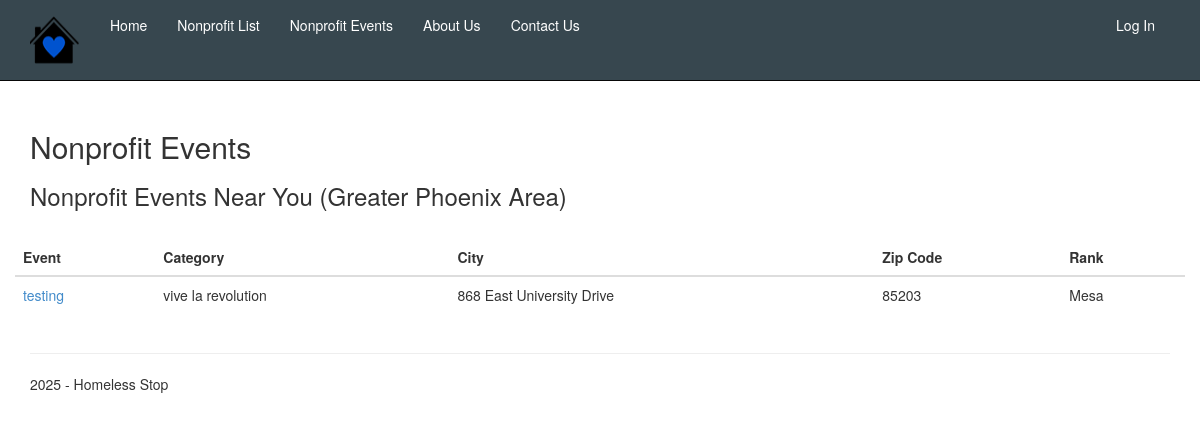
The page /eventslist/ on the database as committed earlier.
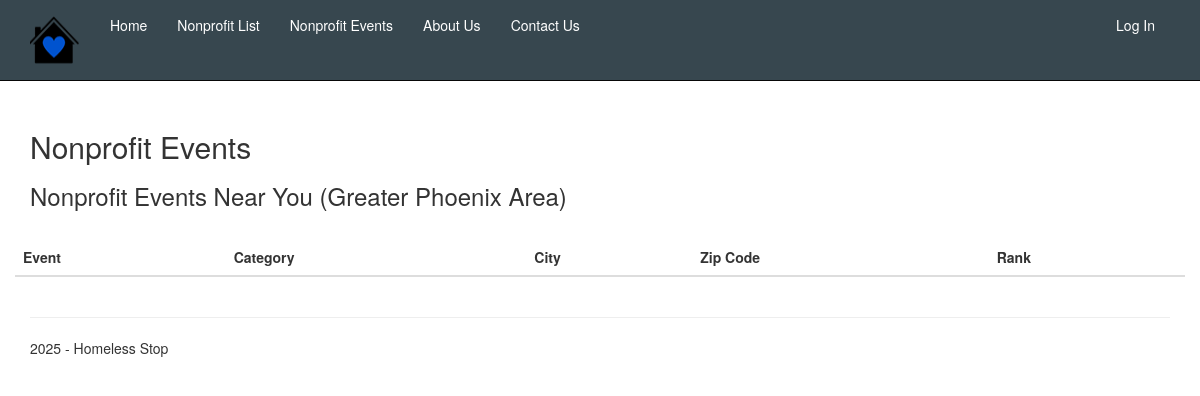
The same page on the database as committed later.
### app/models.py (models this page shows, shortened)
class Event(models.Model):
    name = models.CharField(max_length=100)
    nonprofit_name = models.CharField(max_length=100)
    type = models.CharField(max_length=500, blank=True, null=True)
    description = models.CharField(max_length=1000, blank=True, null=True)
    address = models.CharField(max_length=255, blank=True, null=True)
    city = models.CharField(max_length=100, blank=True, null=True)
    state = models.CharField(max_length=100, blank=True, null=True)
    zip_code = models.CharField(max_length=10, blank=True, null=True)
    country = models.CharField(max_length=100, blank=True, null=True)
    website = models.CharField(max_length=100, blank=True, null=True)
    host_website = models.CharField(max_length=200, blank=True, null=True)
    rank = models.IntegerField(default=999, blank=False, null=False)
    created_at = models.DateTimeField(auto_now_add=True)
    updated_at = models.DateTimeField(auto_now=True)

### app/views.py (the view)
# urls.py: path('eventslist/', views.eventslist, name='eventslist'),
def eventslist(request):
    assert isinstance(request, HttpRequest)
    events = Event.objects.all()
    return render(
        request,
        'app/eventslist.html',
        {
            'title':'Nonprofit Events',
            'message':'Ongoing nonprofit events you can contribute to.',
            'year':datetime.now().year,
            'events':events,
        }
    )

### app/templates/app/eventslist.html
{% extends "app/layout.html" %}
{% load static %}
{% block content %}
<h2>{{ title }}</h2>
<h3>Nonprofit Events Near You (Greater Phoenix Area)</h3>
<br />
<div class="container-fluid">
    <div class="row">
        <table id="eventTable" class="table" style="width: 100%;">
            <thead>
                <tr>
                    <th> Event </th>
                    <th> Category</th>
                    <th> City </th>
                    <th> Zip Code </th>
                    <th> Rank </th>
                </tr>
            </thead>
            <tbody>
                {% for event in events %}
                <tr>
                    <td class="col-1">
                        <a href="/eventdetails/{{event.id}}"> {{ event.name }} </a>
                    </td>
                    <td class="col-1">
                        {{ event.type }}
                    </td>
                    <td class="col-1">
                        {{ event.address }}
                    </td>
                    <td class="col-1">
                        {{ event.zip_code }}
                    </td>
                    <td class="col-1">
                        {{ event.city }}
                    </td>
                </tr>
                {% endfor %}
            </tbody>
        </table>
    </div>
</div>
        {% endblock %}

### app/templates/app/layout.html (shortened to what this page needs)
<!DOCTYPE html>
<html>
<head>
    {% load static %}
    <link rel="stylesheet" type="text/css" href="{% static 'app/content/bootstrap.min.css' %}" />
    <link rel="stylesheet" type="text/css" href="{% static 'app/content/site.css' %}" />
    <link rel="stylesheet" href="https://cdn.datatables.net/1.13.6/css/jquery.dataTables.min.css">
</head>
<body>
    <div class="navbar navbar-inverse navbar-fixed-top">
        <div class="container">
            <div class="navbar-header">
                <a href="/" class="navbar-brand"><img class="logo" src="{% static 'app/images/logo.png' %}" /></a>
            </div>
            <div class="navbar-collapse collapse">
                <ul class="nav navbar-nav">
                    <li><a href="{% url 'home' %}">Home</a></li>
                    <li><a href="{% url 'nonprofitlist' %}">Nonprofit List</a></li>
                    <li><a href="{% url 'eventslist' %}">Nonprofit Events</a></li>
                    <li><a href="{% url 'about' %}">About Us</a></li>
                    <li><a href="{% url 'contact' %}">Contact Us</a></li>
                </ul>
                {% include 'app/loginpartial.html' %}
            </div>
        </div>
    </div>
    <div class="container body-content">
        {% block content %}{% endblock %}
        <hr />
        <footer>
            <p>
                {{ year }} - <span class="fs-5">Homeless Stop</span>
            </p>
        </footer>
    </div>
</body>
</html>

### app/templates/app/loginpartial.html
{% if user.is_authenticated %}
<form id="logoutForm" action="/logout/" method="post" class="navbar-right">
    {% csrf_token %}
    <ul class="nav navbar-nav navbar-right">
        <li><span class="navbar-brand">Hello {{ user.username }}!</span></li>
        <li><a href="javascript:document.getElementById('logoutForm').submit()">Log Off</a></li>
    </ul>
</form>
{% else %}
<ul class="nav navbar-nav navbar-right">
    <li><a href="{% url 'login' %}">Log In</a></li>
</ul>
{% endif %}

### app/static/app/content/site.css (style rules this page uses)
body { padding-top: 50px; padding-bottom: 20px; }
.body-content { padding-left: 15px; padding-right: 15px; padding-top: 60px; }
.nav { padding-left: 0; margin-bottom: 0; list-style: none; }
.nav:before, .nav:after { display: table; content: " "; }
.nav:after { clear: both; }
.nav > li { position: relative; display: block; }
.nav > li > a { position: relative; display: block; padding: 10px 15px; }
.navbar { position: relative; z-index: 1000; min-height: 50px; margin-bottom: 20px; border: 1px solid transparent; }
.navbar:before, .navbar:after { display: table; content: " "; }
.navbar:after { clear: both; }
@media (min-width: 768px) { .navbar { border-radius: 4px; } }
.navbar-header:before, .navbar-header:after { display: table; content: " "; }
.navbar-header:after { clear: both; }
@media (min-width: 768px) { .navbar-header { float: left; } }
.navbar-collapse { max-height: 340px; padding-right: 15px; padding-left: 15px; overflow-x: visible; border-top: 1px solid transparent; box-shadow: inset 0 1px 0 rgba(255, 255, 255, 0.1); -webkit-overflow-scrolling: touch; }
.navbar-collapse:before, .navbar-collapse:after { display: table; content: " "; }
.navbar-collapse:after { clear: both; }
@media (min-width: 768px) { .navbar-collapse { width: auto; border-top: 0; box-shadow: none; } }
@media (min-width: 768px) { .navbar-collapse.collapse { display: block !important; height: auto !important; padding-bottom: 0; overflow: visible !important; } }
@media (min-width: 768px) { .navbar-collapse .navbar-nav.navbar-right:last-child { margin-right: -15px; } }
.container > .navbar-header, .container > .navbar-collapse { margin-right: -15px; margin-left: -15px; }
@media (min-width: 768px) { .container > .navbar-header, .container > .navbar-collapse { margin-right: 0; margin-left: 0; } }
.navbar-fixed-top, .navbar-fixed-bottom { position: fixed; right: 0; left: 0; border-width: 0 0 1px; }
@media (min-width: 768px) { .navbar-fixed-top, .navbar-fixed-bottom { border-radius: 0; } }
.navbar-fixed-top { top: 0; z-index: 1030; }
.navbar-brand { float: left; padding: 15px 15px; font-size: 18px; line-height: 20px; }
@media (min-width: 768px) { .navbar > .container .navbar-brand { margin-left: -15px; } }
.navbar-nav { margin: 7.5px -15px; }
.navbar-nav > li > a { padding-top: 10px; padding-bottom: 10px; line-height: 20px; }
@media (min-width: 768px) { .navbar-nav { float: left; margin: 0; } }
@media (min-width: 768px) { .navbar-nav > li { float: left; } }
@media (min-width: 768px) { .navbar-nav > li > a { padding-top: 15px; padding-bottom: 15px; } }
@media (min-width: 768px) { .navbar-right { float: right !important; } }
.navbar-inverse { background-color: #222222; border-color: #080808; }
.navbar-inverse .navbar-brand { color: #999999; }
.navbar-inverse .navbar-nav > li > a { color: #999999; }
.navbar-inverse .navbar-collapse, .navbar-inverse .navbar-form { border-color: #101010; }
.navbar-inverse { background-color: #37474f; border-color: #080808; }
.navbar-inverse .navbar-brand { color: #000000; }
.navbar-inverse .navbar-nav > li > a { color: #ffffff; }
.navbar-collapse { flex-basis: auto; flex-grow: 1; }
@media (min-width: 575.98px) { .navbar-nav { flex-direction: row; } }
.navbar>.container { display: block; }
.logo { width: 50px; height: 50px; }

Rows that differ between the two databases and show on the page:
removed Event: name "testing", type "vive la revolution", address "868 East University Drive", zip_code "85203", city "Mesa"
